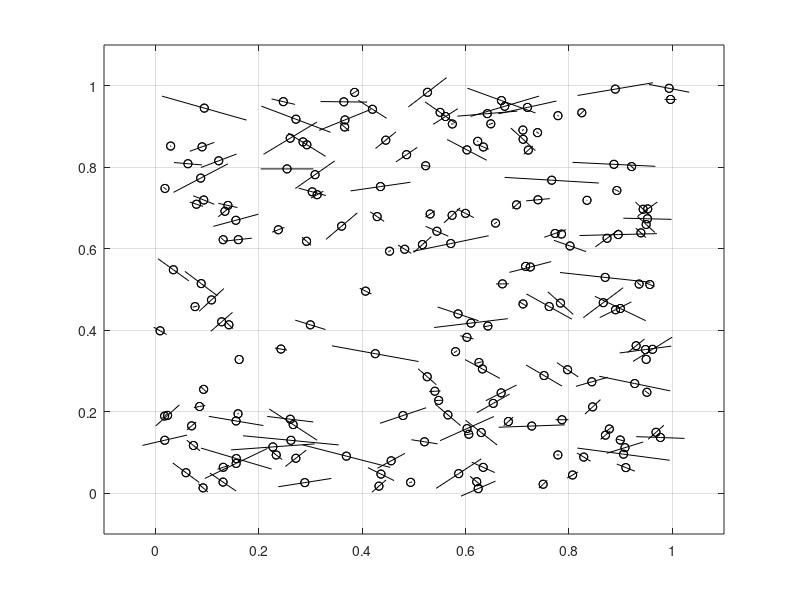
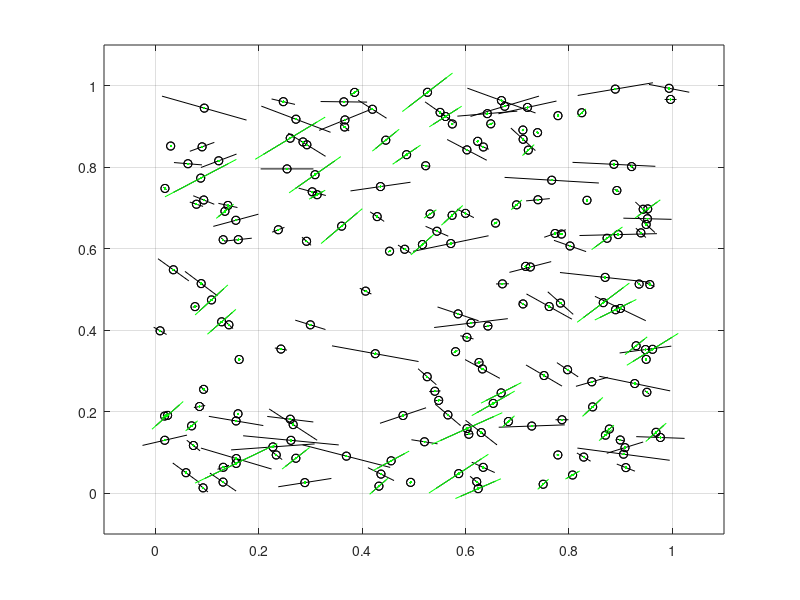
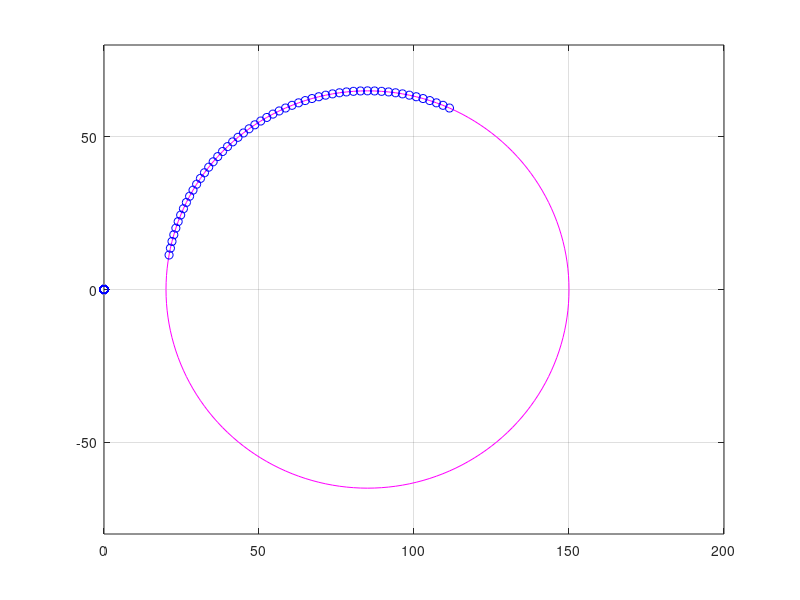

Source code (MATLAB) for these figures, in order: (Note: this script raises an error after producing the figures.)
close all
clc

n = 181;
s1 = 150;
s3 = 20;
h = 0.5*(s1+s3);
j = 0.5*(s1-s3);

r = rand(n,1);
s = rand(n,1);

Sigma = zeros(n,1);
Tau = zeros(n,1);
strike = zeros(n,1)
theta = zeros(n,1);5
t = rand(n,1);

for z = 1:n
    theta(z) = z-1;
    Sigma(z) = t(z)*(h + j*(cos(2*theta(z)*pi/180)));
    Tau(z) = t(z)*(j*(sin(2*theta(z)*pi/180)));
    strike(z) = 90-theta(z);
end

figure(1)
quiver(r,s,Sigma,Tau,'-ok')
hold on
quiver(r,s,-Sigma,-Tau,'-ok')
xlim([-0.1 1.1])
ylim([-0.1 1.1])
grid on
hold on

figure(2)
quiver(r,s,Sigma,Tau,'-ok')
hold on
quiver(r,s,-Sigma,-Tau,'-ok')
xlim([-0.1 1.1])
ylim([-0.1 1.1])
grid on
hold on

rasio = zeros(n,1)
for z = 1:n
      rasio(z) = Tau(z)/Sigma(z);
      
end
R = rasio
sort(rasio)

Rasio = abs(rasio);
indeks = zeros(n,1);
for z = 1:n
    if rasio(z) > 0.5324 
        indeks(z) = 1;
    end
end

Sigma2 = zeros(n,1);
Tau2 = zeros(n,1);
for z = 1:n
    if indeks(z) == 1       
        Sigma2(z) = t(z)*(h + j*(cos(2*theta(z)*pi/180)));
        Tau2(z) = t(z)*(j*(sin(2*theta(z)*pi/180)));
        theta(z);
    end
end
quiver(r,s,Sigma2,Tau2,'.-g')
hold on
quiver(r,s,-Sigma2,-Tau2,'.-g')
xlim([-0.1 1.1])
ylim([-0.1 1.1])
grid on
hold on

for z = 1:n
    theta(z) = z-1;
    Sigma(z) = (h + j*(cos(2*theta(z)*pi/180)));
    Tau(z) = (j*(sin(2*theta(z)*pi/180)));
end

for z = 1:n
    if indeks(z) == 1       
        Sigma2(z) = (h + j*(cos(2*theta(z)*pi/180)));
        Tau2(z) = (j*(sin(2*theta(z)*pi/180)));
        theta(z);
    end
end
figure(3)
plot(Sigma,Tau,'m')
xlim([0 200])
ylim([-80 80])
hold on
plot(Sigma2,Tau2,'ob')
hold on
grid on
filename = 'datastress.xlsx'
no = zeros(181,1)
for i = 1:181
    no(i) = i
end
writematrix('No',filename,'Sheet',1,'Range','A1')
writematrix('Theta',filename,'Sheet',1,'Range','B1')
writematrix('Strike',filename,'Sheet',1,'Range','C1')
writematrix('Normal stress MPa',filename,'Sheet',1,'Range','G1')
writematrix('Shear stress MPa',filename,'Sheet',1,'Range','F1')
writematrix('Rasio',filename,'Sheet',1,'Range','D1')
writematrix(no,filename,'Sheet',1,'Range','A2')
writematrix(theta,filename,'Sheet',1,'Range','B2')
writematrix(strike,filename,'Sheet',1,'Range','C2')
writematrix(Sigma,filename,'Sheet',1,'Range','D2')
writematrix(Tau,filename,'Sheet',1,'Range','E2')
writematrix(R,filename,'Sheet',1,'Range','F2')